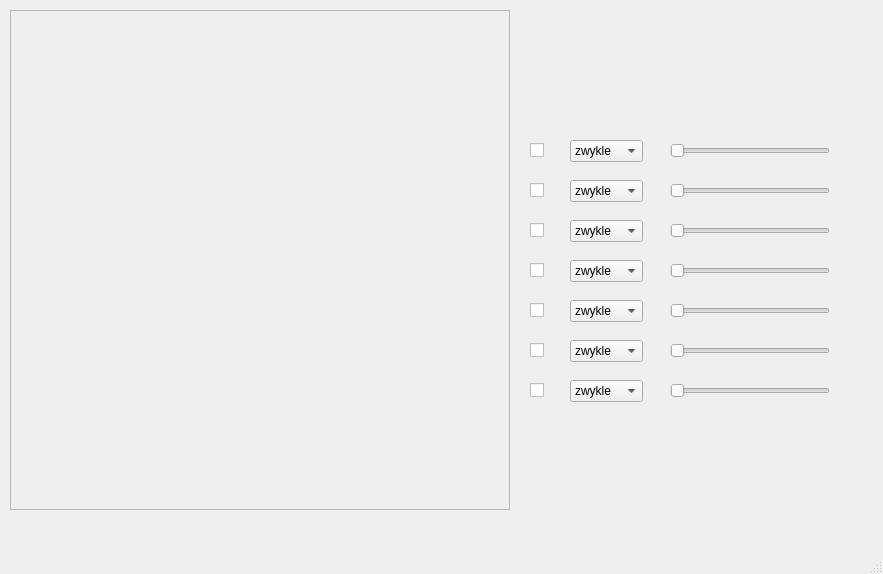
<?xml version="1.0" encoding="UTF-8"?>
<ui version="4.0">
 <class>MyWindow</class>
 <widget class="QMainWindow" name="MyWindow">
  <property name="geometry">
   <rect>
    <x>0</x>
    <y>0</y>
    <width>883</width>
    <height>574</height>
   </rect>
  </property>
  <property name="windowTitle">
   <string>MyWindow</string>
  </property>
  <widget class="QWidget" name="centralWidget">
   <widget class="QFrame" name="rysujFrame">
    <property name="geometry">
     <rect>
      <x>10</x>
      <y>10</y>
      <width>500</width>
      <height>500</height>
     </rect>
    </property>
    <property name="frameShape">
     <enum>QFrame::StyledPanel</enum>
    </property>
    <property name="frameShadow">
     <enum>QFrame::Raised</enum>
    </property>
   </widget>
   <widget class="QCheckBox" name="checkBox">
    <property name="geometry">
     <rect>
      <x>530</x>
      <y>140</y>
      <width>81</width>
      <height>20</height>
     </rect>
    </property>
    <property name="text">
     <string/>
    </property>
   </widget>
   <widget class="QCheckBox" name="checkBox_2">
    <property name="geometry">
     <rect>
      <x>530</x>
      <y>180</y>
      <width>81</width>
      <height>20</height>
     </rect>
    </property>
    <property name="text">
     <string/>
    </property>
   </widget>
   <widget class="QCheckBox" name="checkBox_3">
    <property name="geometry">
     <rect>
      <x>530</x>
      <y>220</y>
      <width>81</width>
      <height>20</height>
     </rect>
    </property>
    <property name="text">
     <string/>
    </property>
   </widget>
   <widget class="QCheckBox" name="checkBox_4">
    <property name="geometry">
     <rect>
      <x>530</x>
      <y>260</y>
      <width>81</width>
      <height>20</height>
     </rect>
    </property>
    <property name="text">
     <string/>
    </property>
   </widget>
   <widget class="QCheckBox" name="checkBox_5">
    <property name="geometry">
     <rect>
      <x>530</x>
      <y>300</y>
      <width>81</width>
      <height>20</height>
     </rect>
    </property>
    <property name="text">
     <string/>
    </property>
   </widget>
   <widget class="QComboBox" name="comboBox">
    <property name="geometry">
     <rect>
      <x>570</x>
      <y>140</y>
      <width>73</width>
      <height>22</height>
     </rect>
    </property>
    <item>
     <property name="text">
      <string>zwykle</string>
     </property>
    </item>
    <item>
     <property name="text">
      <string>average</string>
     </property>
    </item>
    <item>
     <property name="text">
      <string>multiply</string>
     </property>
    </item>
    <item>
     <property name="text">
      <string>darken</string>
     </property>
    </item>
    <item>
     <property name="text">
      <string>lighten</string>
     </property>
    </item>
    <item>
     <property name="text">
      <string>difference</string>
     </property>
    </item>
    <item>
     <property name="text">
      <string>sum</string>
     </property>
    </item>
    <item>
     <property name="text">
      <string>xor</string>
     </property>
    </item>
    <item>
     <property name="text">
      <string>and</string>
     </property>
    </item>
    <item>
     <property name="text">
      <string>or</string>
     </property>
    </item>
   </widget>
   <widget class="QComboBox" name="comboBox_2">
    <property name="geometry">
     <rect>
      <x>570</x>
      <y>180</y>
      <width>73</width>
      <height>22</height>
     </rect>
    </property>
    <item>
     <property name="text">
      <string>zwykle</string>
     </property>
    </item>
    <item>
     <property name="text">
      <string>average</string>
     </property>
    </item>
    <item>
     <property name="text">
      <string>multiply</string>
     </property>
    </item>
    <item>
     <property name="text">
      <string>darken</string>
     </property>
    </item>
    <item>
     <property name="text">
      <string>lighten</string>
     </property>
    </item>
    <item>
     <property name="text">
      <string>difference</string>
     </property>
    </item>
    <item>
     <property name="text">
      <string>sum</string>
     </property>
    </item>
    <item>
     <property name="text">
      <string>xor</string>
     </property>
    </item>
    <item>
     <property name="text">
      <string>and</string>
     </property>
    </item>
    <item>
     <property name="text">
      <string>or</string>
     </property>
    </item>
   </widget>
   <widget class="QComboBox" name="comboBox_3">
    <property name="geometry">
     <rect>
      <x>570</x>
      <y>220</y>
      <width>73</width>
      <height>22</height>
     </rect>
    </property>
    <item>
     <property name="text">
      <string>zwykle</string>
     </property>
    </item>
    <item>
     <property name="text">
      <string>average</string>
     </property>
    </item>
    <item>
     <property name="text">
      <string>multiply</string>
     </property>
    </item>
    <item>
     <property name="text">
      <string>darken</string>
     </property>
    </item>
    <item>
     <property name="text">
      <string>lighten</string>
     </property>
    </item>
    <item>
     <property name="text">
      <string>difference</string>
     </property>
    </item>
    <item>
     <property name="text">
      <string>sum</string>
     </property>
    </item>
    <item>
     <property name="text">
      <string>xor</string>
     </property>
    </item>
    <item>
     <property name="text">
      <string>and</string>
     </property>
    </item>
    <item>
     <property name="text">
      <string>or</string>
     </property>
    </item>
   </widget>
   <widget class="QComboBox" name="comboBox_4">
    <property name="geometry">
     <rect>
      <x>570</x>
      <y>260</y>
      <width>73</width>
      <height>22</height>
     </rect>
    </property>
    <item>
     <property name="text">
      <string>zwykle</string>
     </property>
    </item>
    <item>
     <property name="text">
      <string>average</string>
     </property>
    </item>
    <item>
     <property name="text">
      <string>multiply</string>
     </property>
    </item>
    <item>
     <property name="text">
      <string>darken</string>
     </property>
    </item>
    <item>
     <property name="text">
      <string>lighten</string>
     </property>
    </item>
    <item>
     <property name="text">
      <string>difference</string>
     </property>
    </item>
    <item>
     <property name="text">
      <string>sum</string>
     </property>
    </item>
    <item>
     <property name="text">
      <string>xor</string>
     </property>
    </item>
    <item>
     <property name="text">
      <string>and</string>
     </property>
    </item>
    <item>
     <property name="text">
      <string>or</string>
     </property>
    </item>
   </widget>
   <widget class="QComboBox" name="comboBox_5">
    <property name="geometry">
     <rect>
      <x>570</x>
      <y>300</y>
      <width>73</width>
      <height>22</height>
     </rect>
    </property>
    <item>
     <property name="text">
      <string>zwykle</string>
     </property>
    </item>
    <item>
     <property name="text">
      <string>average</string>
     </property>
    </item>
    <item>
     <property name="text">
      <string>multiply</string>
     </property>
    </item>
    <item>
     <property name="text">
      <string>darken</string>
     </property>
    </item>
    <item>
     <property name="text">
      <string>lighten</string>
     </property>
    </item>
    <item>
     <property name="text">
      <string>difference</string>
     </property>
    </item>
    <item>
     <property name="text">
      <string>sum</string>
     </property>
    </item>
    <item>
     <property name="text">
      <string>xor</string>
     </property>
    </item>
    <item>
     <property name="text">
      <string>and</string>
     </property>
    </item>
    <item>
     <property name="text">
      <string>or</string>
     </property>
    </item>
   </widget>
   <widget class="QSlider" name="horizontalSlider">
    <property name="geometry">
     <rect>
      <x>670</x>
      <y>140</y>
      <width>160</width>
      <height>22</height>
     </rect>
    </property>
    <property name="maximum">
     <number>100</number>
    </property>
    <property name="orientation">
     <enum>Qt::Horizontal</enum>
    </property>
   </widget>
   <widget class="QSlider" name="horizontalSlider_2">
    <property name="geometry">
     <rect>
      <x>670</x>
      <y>180</y>
      <width>160</width>
      <height>22</height>
     </rect>
    </property>
    <property name="maximum">
     <number>100</number>
    </property>
    <property name="orientation">
     <enum>Qt::Horizontal</enum>
    </property>
   </widget>
   <widget class="QSlider" name="horizontalSlider_3">
    <property name="geometry">
     <rect>
      <x>670</x>
      <y>220</y>
      <width>160</width>
      <height>22</height>
     </rect>
    </property>
    <property name="maximum">
     <number>100</number>
    </property>
    <property name="orientation">
     <enum>Qt::Horizontal</enum>
    </property>
   </widget>
   <widget class="QSlider" name="horizontalSlider_4">
    <property name="geometry">
     <rect>
      <x>670</x>
      <y>260</y>
      <width>160</width>
      <height>22</height>
     </rect>
    </property>
    <property name="maximum">
     <number>100</number>
    </property>
    <property name="orientation">
     <enum>Qt::Horizontal</enum>
    </property>
   </widget>
   <widget class="QSlider" name="horizontalSlider_5">
    <property name="geometry">
     <rect>
      <x>670</x>
      <y>300</y>
      <width>160</width>
      <height>22</height>
     </rect>
    </property>
    <property name="maximum">
     <number>100</number>
    </property>
    <property name="orientation">
     <enum>Qt::Horizontal</enum>
    </property>
   </widget>
   <widget class="QCheckBox" name="checkBox_6">
    <property name="geometry">
     <rect>
      <x>530</x>
      <y>340</y>
      <width>81</width>
      <height>20</height>
     </rect>
    </property>
    <property name="text">
     <string/>
    </property>
   </widget>
   <widget class="QCheckBox" name="checkBox_7">
    <property name="geometry">
     <rect>
      <x>530</x>
      <y>380</y>
      <width>81</width>
      <height>20</height>
     </rect>
    </property>
    <property name="text">
     <string/>
    </property>
   </widget>
   <widget class="QComboBox" name="comboBox_6">
    <property name="geometry">
     <rect>
      <x>570</x>
      <y>340</y>
      <width>73</width>
      <height>22</height>
     </rect>
    </property>
    <item>
     <property name="text">
      <string>zwykle</string>
     </property>
    </item>
    <item>
     <property name="text">
      <string>average</string>
     </property>
    </item>
    <item>
     <property name="text">
      <string>multiply</string>
     </property>
    </item>
    <item>
     <property name="text">
      <string>darken</string>
     </property>
    </item>
    <item>
     <property name="text">
      <string>lighten</string>
     </property>
    </item>
    <item>
     <property name="text">
      <string>difference</string>
     </property>
    </item>
    <item>
     <property name="text">
      <string>sum</string>
     </property>
    </item>
    <item>
     <property name="text">
      <string>xor</string>
     </property>
    </item>
    <item>
     <property name="text">
      <string>and</string>
     </property>
    </item>
    <item>
     <property name="text">
      <string>or</string>
     </property>
    </item>
   </widget>
   <widget class="QComboBox" name="comboBox_7">
    <property name="geometry">
     <rect>
      <x>570</x>
      <y>380</y>
      <width>73</width>
      <height>22</height>
     </rect>
    </property>
    <item>
     <property name="text">
      <string>zwykle</string>
     </property>
    </item>
    <item>
     <property name="text">
      <string>average</string>
     </property>
    </item>
    <item>
     <property name="text">
      <string>multiply</string>
     </property>
    </item>
    <item>
     <property name="text">
      <string>darken</string>
     </property>
    </item>
    <item>
     <property name="text">
      <string>lighten</string>
     </property>
    </item>
    <item>
     <property name="text">
      <string>difference</string>
     </property>
    </item>
    <item>
     <property name="text">
      <string>sum</string>
     </property>
    </item>
    <item>
     <property name="text">
      <string>xor</string>
     </property>
    </item>
    <item>
     <property name="text">
      <string>and</string>
     </property>
    </item>
    <item>
     <property name="text">
      <string>or</string>
     </property>
    </item>
   </widget>
   <widget class="QSlider" name="horizontalSlider_6">
    <property name="geometry">
     <rect>
      <x>670</x>
      <y>340</y>
      <width>160</width>
      <height>22</height>
     </rect>
    </property>
    <property name="maximum">
     <number>100</number>
    </property>
    <property name="orientation">
     <enum>Qt::Horizontal</enum>
    </property>
   </widget>
   <widget class="QSlider" name="horizontalSlider_7">
    <property name="geometry">
     <rect>
      <x>670</x>
      <y>380</y>
      <width>160</width>
      <height>22</height>
     </rect>
    </property>
    <property name="maximum">
     <number>100</number>
    </property>
    <property name="orientation">
     <enum>Qt::Horizontal</enum>
    </property>
   </widget>
  </widget>
  <widget class="QMenuBar" name="menuBar">
   <property name="geometry">
    <rect>
     <x>0</x>
     <y>0</y>
     <width>883</width>
     <height>26</height>
    </rect>
   </property>
  </widget>
  <widget class="QStatusBar" name="statusBar"/>
 </widget>
 <layoutdefault spacing="6" margin="11"/>
 <resources/>
 <connections/>
</ui>
